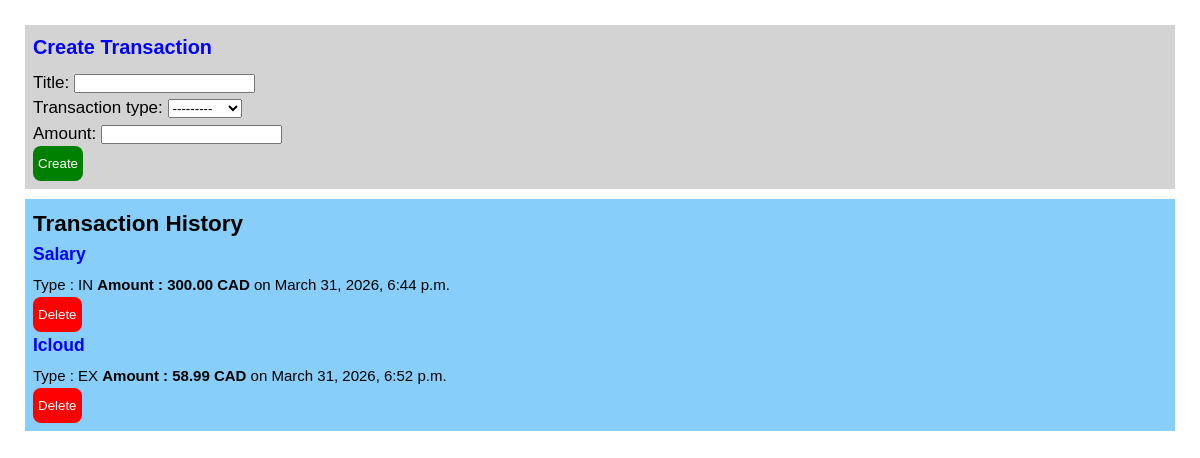
Page /expense/ on the committed database.
### expense/models.py (models this page shows, shortened)
class Expense(models.Model):
    title = models.CharField(max_length=255)
    transaction_type = models.CharField(
        max_length = 2,
        choices= Transaction_type.choices,
    )
    amount = models.DecimalField(max_digits=10, decimal_places=2)
    created = models.DateTimeField(auto_now_add=True)

### expense/views.py (the view)
# urls.py: path('', views.list_expense, name='expense'),
def list_expense(request):
    expenses = Expense.objects.all().values()
    template = loader.get_template('expense.html')
    context = { 'form': ExpenseForm(), 'expenses': expenses }
    return HttpResponse(template.render(context, request))

### expense/forms.py
class ExpenseForm(forms.ModelForm):
    class Meta:
        model = Expense
        fields = ['title', 'transaction_type', 'amount']

### expense/templates/expense.html (shortened to what this page needs)
{% extends 'master.html' %}
{% block forms %}
<div class="form-container">
    <h3 class="form-header">Create Transaction</h3>
    <form method="post">
        {{ form.as_p }}
    <button class="submit-butt" type="submit">Create</button>
    </form>
</div>
{% endblock %}
{% block content %}
<div class="expense-container">
<h2 class="expense-header">Transaction History</h2>
{% for item in expenses %}
        <h3 class="item-header">{{ item.title }}</h3>
        <p class="item-detail"> Type : {{ item.transaction_type }} <span><strong>Amount : {{ item.amount }} CAD</strong></span> on {{ item.created }}</p>
        <a href="{% url 'delete_expense' item.id %}"><button class="delete-butt">Delete</button></a>
    {% empty %}
        <p>No transaction</p>
    {% endfor %}
    </div>
{% endblock %}

### expense/static/expense/style.css (style rules this page uses)
* { margin : 0; padding : 0; box-sizing : border-box; }
body { font-family : Arial, Helvetica, sans-serif; padding : 15px; line-height: 1.5; }
h3 { color: blue; margin-bottom: 7px; }
.expense-container { background: lightskyblue; font-size: 15px; margin: 10px; padding: 8px; }
.form-container { background : lightgray; font-size : 17px; margin: 10px; padding: 8px; }
button { color : white; border: none; border-radius: 8px; cursor: pointer; }
.delete-butt { background: red; border-radius: 8px; padding: 10px 5px; }
.submit-butt { background: green; border-radius: 8px; padding: 10px 5px; }

### rows in the picture
Expense: title "Salary", transaction_type "IN", amount "300.00", created "March 31, 2026, 6:44 p.m."
Expense: title "Icloud", transaction_type "EX", amount "58.99", created "March 31, 2026, 6:52 p.m."
